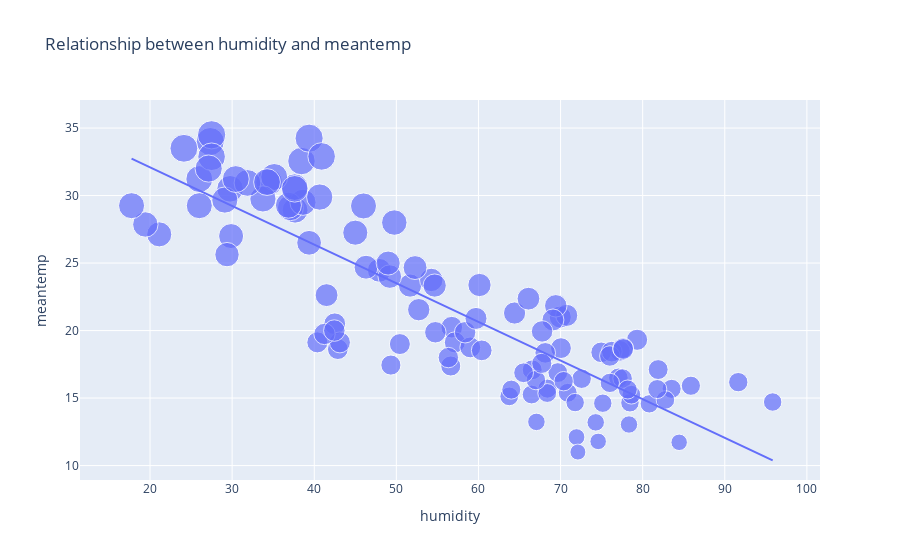

The notebook cell saved with this chart:
### Code cell
figure4 = px.scatter(data, x="humidity", y="meantemp", size="meantemp", trendline="ols", title="Relationship between humidity and meantemp")
figure4.show()
